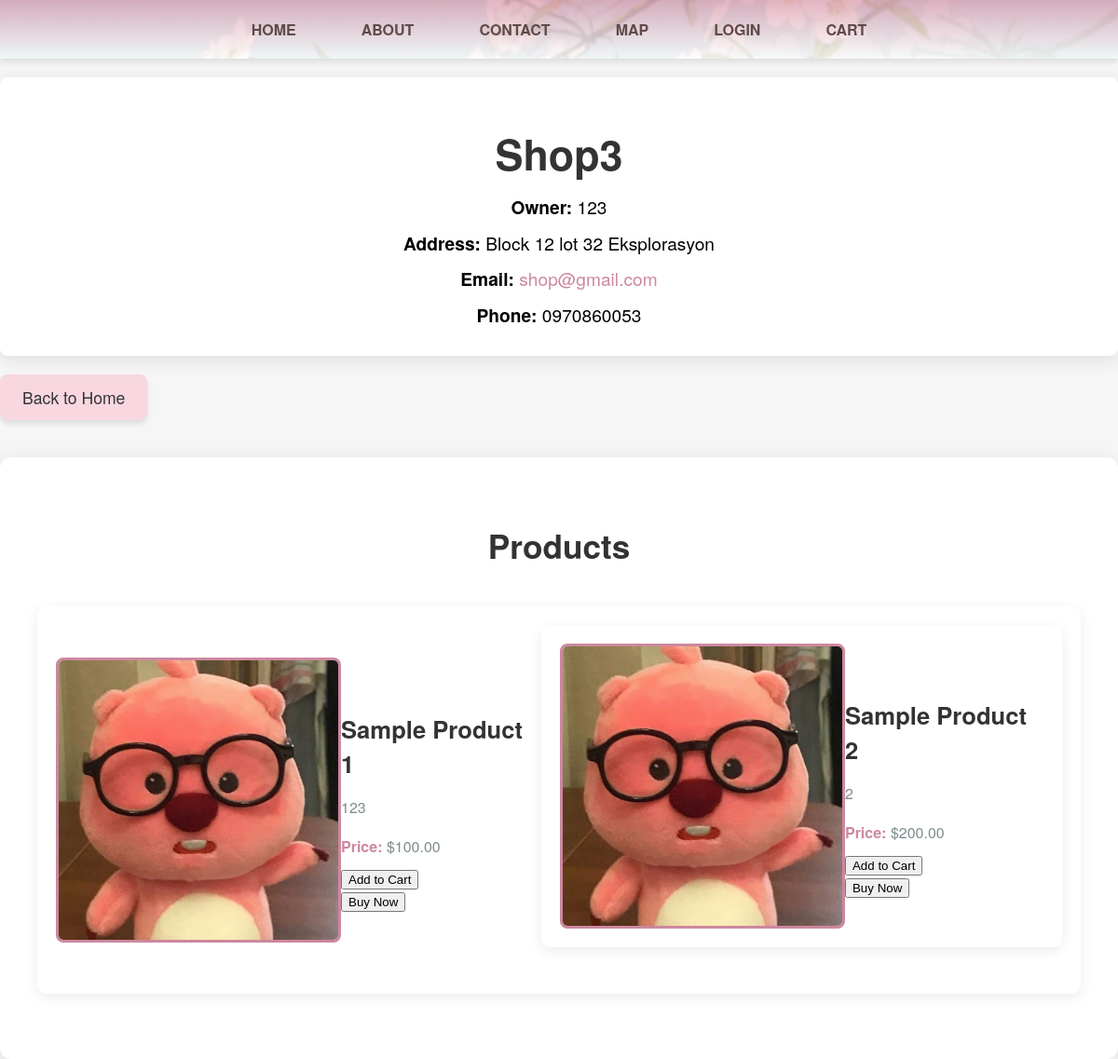
The app's page /view_shop.php?shop_id=8 with its own data.
### tables this page shows
CREATE TABLE `shops` (
  `id` int(11) NOT NULL,
  `user_id` int(11) NOT NULL,
  `shop_name` varchar(255) NOT NULL,
  `shop_email` varchar(255) NOT NULL,
  `shop_address` text NOT NULL,
  `shop_phone` varchar(20) NOT NULL,
  `profile_picture` varchar(255) DEFAULT NULL,
  `identity_proof` varchar(255) DEFAULT NULL,
  `business_license` varchar(255) DEFAULT NULL,
  `sales_tax_registration` varchar(255) DEFAULT NULL,
  `valid_id` varchar(255) DEFAULT NULL,
  `created_at` timestamp NOT NULL DEFAULT current_timestamp()
);

CREATE TABLE `users` (
  `id` int(11) NOT NULL,
  `lastname` varchar(100) NOT NULL,
  `firstname` varchar(100) NOT NULL,
  `middlename` varchar(100) DEFAULT NULL,
  `email` varchar(150) NOT NULL,
  `password` varchar(255) NOT NULL,
  `created_at` timestamp NOT NULL DEFAULT current_timestamp(),
  `username` varchar(255) NOT NULL,
  `birthday` date DEFAULT NULL
);

CREATE TABLE `products` (
  `id` int(11) NOT NULL,
  `user_id` int(11) NOT NULL,
  `product_name` varchar(255) NOT NULL,
  `product_description` text NOT NULL,
  `price` decimal(10,2) NOT NULL,
  `product_image` varchar(255) NOT NULL,
  `created_at` timestamp NOT NULL DEFAULT current_timestamp(),
  `shop_id` int(11) NOT NULL
);

### view_shop.php (the view, shortened to what this page needs)
<?php
require 'db.php';
$shop_id = intval($_GET['shop_id']);
$shop_query = "SELECT s.*, u.username FROM shops s
               JOIN users u ON s.user_id = u.id
               WHERE s.id = ?";
$stmt = $conn->prepare($shop_query);
$stmt->bind_param('i', $shop_id);
$stmt->execute();
$shop_result = $stmt->get_result();
$shop = $shop_result->fetch_assoc();
$product_query = "SELECT * FROM products WHERE shop_id = ?";
$stmt = $conn->prepare($product_query);
$stmt->bind_param('i', $shop_id);
$stmt->execute();
$product_result = $stmt->get_result();
?>
<!DOCTYPE html>
<html lang="en">
<head>
<div class="main-nav">
    <ul>
        <li><a href="index.php" class="active">Home</a></li>
        <li><a href="index.php">About</a></li>
        <li><a href="index.php">Contact</a></li>
        <li><a href="map.php">Map</a></li>
        <?php if (isset($_SESSION['user_id'])): ?>
            <li><a href="logout.php">Logout</a></li>
            <li><a href="shop.php">Your Shop</a></li>
            <li class="dropdown">
                <a href="#" class="dropbtn">My Account</a>
                <div class="dropdown-content">
                    <a href="account_settings.php">Account Settings</a>
                    <a href="my_purchases.php">My Purchases</a>
                </div>
            </li>
        <?php else: ?>
            <li><a href="login.php">Login</a></li>
        <?php endif; ?>
        <li><a href="view_cart.php" class="cart-btn">Cart</a></li>
    </ul>
</div>
    <link rel="stylesheet" href="view_shop.css">
</head>
<body>
<div class="shop-container">
    <h1><?php echo $shop['shop_name']; ?></h1>
    <p><strong>Owner:</strong> <?php echo $shop['username']; ?></p>
    <p><strong>Address:</strong> <?php echo $shop['shop_address']; ?></p>
    <p><strong>Email:</strong> <a href="mailto:<?php echo $shop['shop_email']; ?>"><?php echo $shop['shop_email']; ?></a></p>
    <p><strong>Phone:</strong> <?php echo $shop['shop_phone']; ?></p>
</div>
<a href="index.php" class="Back">Back to Home</a>
<div class="products-container">
    <h2>Products</h2>
    <?php if ($product_result->num_rows > 0): ?>
        <?php while ($product = $product_result->fetch_assoc()): ?>
            <div class="product-card">
            <img src="<?php echo $product['product_image']; ?>" alt="Product Image" style="
    width: 90%;
    max-width: 300px; /* Set the maximum width of the image */
    height: auto; /* Maintain aspect ratio */
    display: block;
    margin: 0 auto; /* Center the image */
    border-radius: 8px; /* Optional: add rounded corners */
    box-shadow: #cc889f;; /* Optional: add a subtle shadow */
">
                <div class="product-details">
            <h3><?php echo $product['product_name']; ?></h3>
            <p><?php echo $product['product_description']; ?></p>
            <p><strong>Price:</strong> $<?php echo number_format($product['price'], 2); ?></p>
            <form action="add_to_cart.php" method="POST">
                <button type="submit">Add to Cart</button>
            </form>
            <form action="buy_now.php" method="POST">
                <button type="submit">Buy Now</button>
            </form>
        </div>
        <?php endwhile; ?>
    <?php else: ?>
        <p>No products found for this shop.</p>
    <?php endif; ?>
</div>
</body>
</html>

### view_shop.css (style rules this page uses)
body { font-family: 'Helvetica Neue', sans-serif; margin: 0; padding: 0; background-color: #f6f6f6; }
.shop-container { max-width: 1200px; margin: 20px auto; padding: 20px; background-color: #fff; border-radius: 8px; box-shadow: 0px 4px 20px rgba(0, 0, 0, 0.1); }
.shop-container h1 { font-size: 2.8rem; color: #333; text-align: center; margin-bottom: 10px; text-transform: capitalize; }
.shop-container p { font-size: 1.2rem; color: black; line-height: 1.6; text-align: center; margin: 8px 0; }
.shop-container a { color: #cc889f; text-decoration: none; }
.products-container { margin-top: 40px; padding: 40px; background-color: #fff; border-radius: 12px; box-shadow: 0px 4px 20px rgba(0, 0, 0, 0.1); }
.products-container h2 { font-size: 2.2rem; color: #333; text-align: center; margin-bottom: 40px; text-transform: capitalize; }
.product-card { display: flex; align-items: center; margin-bottom: 30px; padding: 20px; border-radius: 10px; background-color: #fff; box-shadow: 0px 4px 15px rgba(0, 0, 0, 0.08); transition: transform 0.3s ease, box-shadow 0.3s ease; }
.product-card img { width: 180px; height: 180px; object-fit: cover; border-radius: 10px; margin-right: 20px; border: 3px solid #cc889f;; }
.product-details { flex-grow: 1; text-align: left; }
.product-details h3 { font-size: 1.6rem; color: #333; margin-bottom: 10px; text-transform: capitalize; }
.product-details p { font-size: 1rem; color: #7f8c8d; margin-bottom: 10px; line-height: 1.6; }
.product-details p strong { color: #cc889f; font-weight: bold; }

### view_shop.php (style rules this page uses)
.Back { display: inline-block; background-color: #f8d7e0; color: #333; text-decoration: none; padding: 12px 24px; font-size: 1.1rem; border-radius: 8px; font-weight: 500; transition: background-color 0.3s ease, transform 0.2s ease; box-shadow: 0 4px 6px rgba(0, 0, 0, 0.1); margin-left: 900; }
.main-nav { background: linear-gradient(180deg, #dda2b4cc, rgba(255, 255, 255, 0.8)), url('uploads/5356.gif_wh300.gif') no-repeat center/cover; padding: 20px 30px; position: sticky; top: 0; z-index: 1000; display: flex; justify-content: center; align-items: center; box-shadow: 0 4px 6px rgba(0, 0, 0, 0.1); }
.main-nav ul { list-style: none; margin: 0; padding: 0; display: flex; gap: 30px; }
.main-nav ul li { display: inline-block; }
.main-nav ul li a { text-decoration: none; color: #614a4a; font-weight: bold; padding: 10px 20px; border-radius: 25px; text-transform: uppercase; transition: background-color 0.3s, transform 0.2s; }
.main-nav ul li a.active { color: #614a4a; font-weight: bold; }

### records on screen
shops: shop_name "Shop3", user.username "123", shop_address "Block 12 lot 32 Eksplorasyon", shop_email "shop@gmail.com", shop_phone "0970860053"
products: product_image (picture), product_name "Sample Product 1", product_description "123", price "100.00"
products: product_image (picture), product_name "Sample Product 2", product_description "2", price "200.00"
